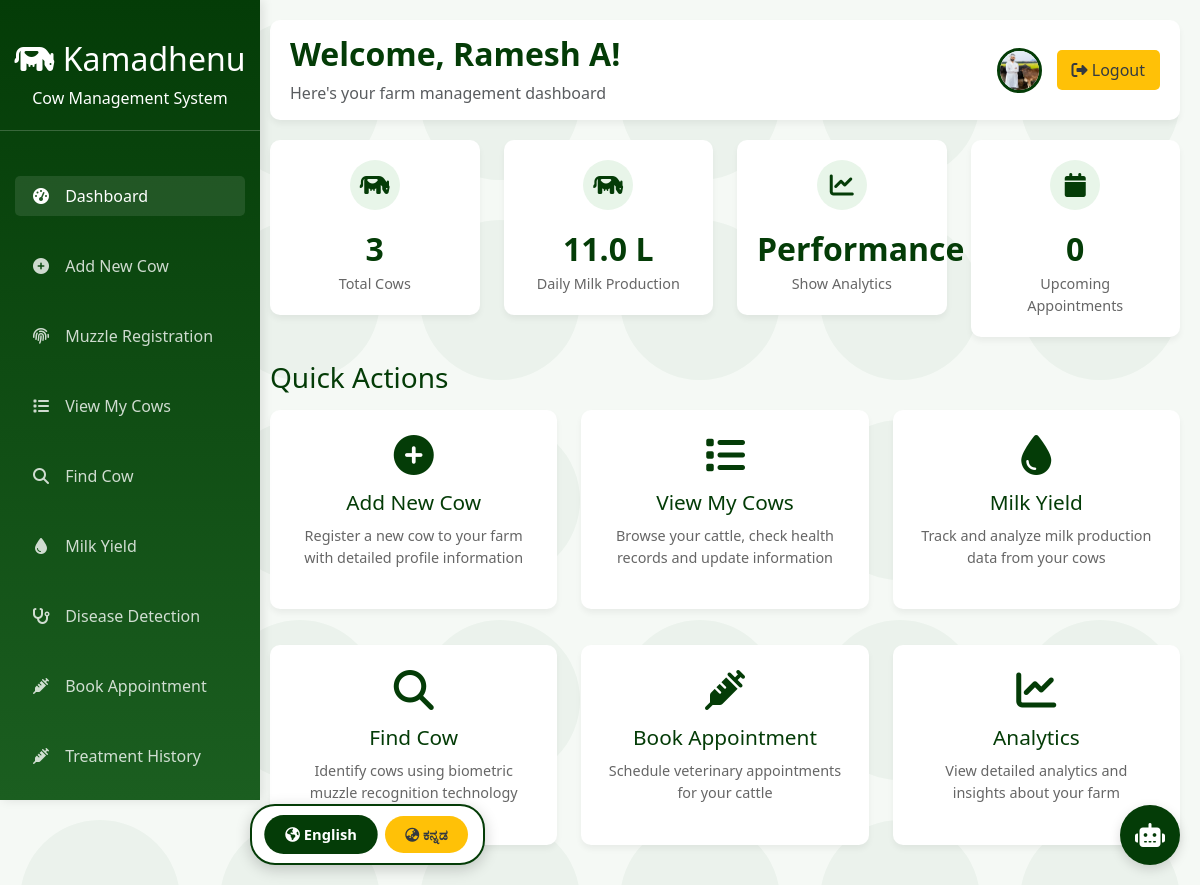
Screenshot of /dashboard (signed in) with the database file from the repository.
### tables this page shows
CREATE TABLE farmers (
            farmer_id INTEGER PRIMARY KEY AUTOINCREMENT,
            name TEXT NOT NULL,
            email TEXT UNIQUE NOT NULL,
            phone TEXT UNIQUE NOT NULL,
            state TEXT NOT NULL,
            city TEXT NOT NULL,
            address TEXT,
            password TEXT NOT NULL,
            photo TEXT, 
            created_at TIMESTAMP DEFAULT CURRENT_TIMESTAMP
        );

### app.py (the view)
@app.route("/dashboard")
def dashboard():
    lang = request.args.get('lang', 'en')
    if "farmer_id" not in session:
        return redirect(url_for("login"))
    conn = get_db()
    cursor = conn.cursor()
    cursor.execute("SELECT * FROM farmers WHERE farmer_id=?", (session["farmer_id"],))
    farmer = cursor.fetchone()
    cursor.execute("SELECT COUNT(*) as total FROM cows WHERE farmer_id=?", (session["farmer_id"],))
    total_cows = cursor.fetchone()["total"]
    cursor.execute("SELECT SUM(milk_yield) as total_milk FROM cows WHERE farmer_id=?", (session["farmer_id"],))
    total_milk = cursor.fetchone()["total_milk"] or 0
    cursor.execute("""SELECT COUNT(*) as appointments
                      FROM appointments
                      WHERE farmer_id=? AND date >= DATE('now')
                      AND status != 'completed'""",
                   (session["farmer_id"],))
    upcoming_appointments = cursor.fetchone()["appointments"]
    conn.close()
    return render_template(
        "dashboard.html",
        farmer_name=session["farmer_name"],
        farmer_id=session["farmer_id"],
        farmer_email=farmer["email"],
        farmer_phone=farmer["phone"],
        farmer_state=farmer["state"],
        farmer_city=farmer["city"],
        farmer_address=farmer["address"],
        farmer_photo=farmer["photo"],
        farmer_created_at=farmer["created_at"][:10],  # Just the date part
        total_cows=total_cows,
        total_milk=total_milk,
        upcoming_appointments=upcoming_appointments
    )

### app.py (called while the page is built)
def get_db():
    conn = sqlite3.connect(DB_NAME)
    conn.row_factory = sqlite3.Row
    return conn

@app.context_processor
def inject_lang():
    return {'current_lang': session.get('language', 'en')}

### templates/dashboard.html (shortened to what this page needs)
<!DOCTYPE html>
<html lang="en">
<head>
  <link href="https://cdn.jsdelivr.net/npm/bootstrap@5.3.0/dist/css/bootstrap.min.css" rel="stylesheet">
  <link rel="stylesheet" href="https://cdnjs.cloudflare.com/ajax/libs/font-awesome/6.4.0/css/all.min.css">
</head>
<body class="cow-background">
  <div class="dashboard-container">
    <div class="sidebar" id="sidebar">
      <div class="logo">
        <h2><i class="fas fa-cow"></i> Kamadhenu</h2>
        <p class="mb-0">Cow Management System</p>
      </div>
      <ul class="nav flex-column">
        <li class="nav-item">
          <a class="nav-link active" href="/dashboard">
            <i class="fas fa-tachometer-alt"></i> Dashboard
          </a>
        </li>
        <li class="nav-item">
          <a class="nav-link" href="/add_cow">
            <i class="fas fa-plus-circle"></i> Add New Cow
          </a>
        </li>
           <li class="nav-item">
    <a class="nav-link" href="/web_muzzle_registration">
        <i class="fas fa-fingerprint"></i> Muzzle Registration
    </a>
</li>
        <li class="nav-item">
          <a class="nav-link" href="/cows">
            <i class="fas fa-list"></i> View My Cows
          </a>
        </li>
        <li class="nav-item">
          <a class="nav-link" href="/find_cow">
            <i class="fas fa-search"></i> Find Cow
          </a>
        </li>
        <li class="nav-item">
          <a class="nav-link" href="/milk_yield">
            <i class="fas fa-tint"></i> Milk Yield
          </a>
        </li>
       <li class="nav-item">
          <a class="nav-link" href="/disease_prediction">
              <i class="fas fa-stethoscope"></i> Disease Detection
          </a>
      </li>
        <li class="nav-item">
          <a class="nav-link" href="/book_appointment">
            <i class="fas fa-syringe"></i> Book Appointment
          </a>
        </li>
          <li class="nav-item">
          <a class="nav-link" href="{{ url_for('farmer_treatments') }}">
            <i class="fas fa-syringe"></i> Treatment History
          </a>
        </li>
      </ul>
    </div>
    <div class="main-content" id="mainContent">
      <div class="header">
        <div>
          <h2 class="welcome-text">Welcome, {{ farmer_name }}!</h2>
          <p class="mb-0 text-muted">Here's your farm management dashboard</p>
        </div>
        <div class="profile-section">
          {% if farmer_photo %}
          <img src="{{ url_for('static', filename='uploads/farmers/' + farmer_photo) }}"
               alt="Profile"
               class="profile-icon"
               data-bs-toggle="modal"
               data-bs-target="#profileModal">
          {% else %}
          <div class="profile-placeholder"
               data-bs-toggle="modal"
               data-bs-target="#profileModal">
            {{ farmer_name[0]|upper }}
          </div>
          {% endif %}
          <a href="{{ url_for('farmer_logout') }}" class="btn logout-btn">
            <i class="fas fa-sign-out-alt"></i> Logout
          </a>
        </div>
      </div>
      <div class="row">
        <div class="col-md-3">
          <div class="stats-card">
            <div class="cow-icon">
              <i class="fas fa-cow"></i>
            </div>
            <div class="stats-number">{{ total_cows }}</div>
            <div class="stats-label">Total Cows</div>
          </div>
        </div>
        <div class="col-md-3">
          <div class="stats-card">
            <div class="cow-icon">
              <i class="fas fa-cow"></i>
            </div>
            <div class="stats-number">{{ total_milk }} L</div>
            <div class="stats-label">Daily Milk Production</div>
          </div>
        </div>
        <div class="col-md-3">
          <div class="stats-card">
            <div class="cow-icon">
              <i class="fas fa-chart-line"></i>
            </div>
            <div class="stats-number">Performance</div>
            <div class="stats-label">Show Analytics</div>
          </div>
        </div>
        <div class="col-md-3">
          <div class="stats-card">
            <div class="cow-icon">
              <i class="fas fa-calendar"></i>
            </div>
            <div class="stats-number">{{ upcoming_appointments or 0 }}</div>
            <div class="stats-label">Upcoming Appointments</div>
          </div>
        </div>
      </div>
      <h3 class="mt-4 mb-3" style="color: var(--primary);">Quick Actions</h3>
      <div class="row">
        <div class="col-md-4">
          <div class="card">
            <a href="/add_cow" class="card-action">
              <i class="fas fa-plus-circle"></i>
              <h3>Add New Cow</h3>
              <p>Register a new cow to your farm with detailed profile information</p>
            </a>
          </div>
        </div>
        <div class="col-md-4">
          <div class="card">
            <a href="/cows" class="card-action">
              <i class="fas fa-list"></i>
              <h3>View My Cows</h3>
              <p>Browse your cattle, check health records and update information</p>
            </a>
          </div>
        </div>
        <div class="col-md-4">
          <div class="card">
            <a href="/milk_yield" class="card-action">
              <i class="fas fa-tint"></i>
              <h3>Milk Yield</h3>
              <p>Track and analyze milk production data from your cows</p>
            </a>
          </div>
        </div>
      </div>
      <div class="row mt-3">
        <div class="col-md-4">
          <div class="card">
            <a href="/find_cow" class="card-action">
              <i class="fas fa-search"></i>
              <h3>Find Cow</h3>
              <p>Identify cows using biometric muzzle recognition technology</p>
            </a>
          </div>
        </div>
        <div class="col-md-4">
          <div class="card">
            <a href="/book_appointment" class="card-action">
              <i class="fas fa-syringe"></i>
              <h3>Book Appointment</h3>
              <p>Schedule veterinary appointments for your cattle</p>
            </a>
          </div>
        </div>
        <div class="col-md-4">
          <div class="card">
            <a href="{{ url_for('analytics') }}" class="card-action">
              <i class="fas fa-chart-line"></i>
              <h3>Analytics</h3>
              <p>View detailed analytics and insights about your farm</p>
            </a>
          </div>
        </div>
      </div>
    </div>
    <div id="chatbot-icon">
      <i class="fas fa-robot"></i>
    </div>
  </div>
<div class="language-selector">
    <button class="lang-btn english active" onclick="setLanguage('en')">
        <i class="fas fa-globe-americas"></i> English
    </button>
    <button class="lang-btn kannada" onclick="setLanguage('kn')">
        <i class="fas fa-globe-asia"></i> ಕನ್ನಡ
    </button>
</div>
</body>
</html>

### templates/dashboard.html (style rules this page uses)
:root { --primary: #043c07; --secondary: #ffc107; --light: #f8f9fa; --dark: #343a40; --light-green: #e8f5e9; }
body { background-color: #f5f9f5; font-family: 'Segoe UI', Tahoma, Geneva, Verdana, sans-serif; overflow-x: hidden; }
.dashboard-container { width: 100%; margin: 0; }
.sidebar { background: linear-gradient(to bottom, var(--primary), #1b5e20); color: white; height: 100vh; position: fixed; width: 260px; padding-top: 20px; box-shadow: 3px 0 10px rgba(0,0,0,0.1); overflow-y: auto; z-index: 1000; transition: all 0.3s ease; }
.main-content { margin-left: 250px; padding: 20px; transition: all 0.3s ease; }
body { top: 0px !important; position: static !important; transform: none !important; }
.language-selector { position: fixed; bottom: 20px; left: 250px; z-index: 10000; background: white; padding: 10px 15px; border-radius: 25px; box-shadow: 0 4px 15px rgba(0,0,0,0.2); display: flex; gap: 10px; border: 2px solid var(--primary); }
.lang-btn { padding: 8px 20px; border: none; border-radius: 20px; cursor: pointer; font-weight: bold; font-size: 14px; transition: all 0.3s ease; }
.lang-btn.english { background: var(--primary); color: white; }
.lang-btn.kannada { background: #ffc107; color: var(--dark); }
.lang-btn.active { transform: scale(1.05); box-shadow: 0 0 0 2px white, 0 0 0 4px currentColor; }
.header { background-color: white; padding: 15px 20px; border-radius: 10px; box-shadow: 0 4px 6px rgba(0,0,0,0.05); margin-bottom: 20px; display: flex; justify-content: space-between; align-items: center; }
.welcome-text { color: var(--primary); font-weight: 600; }
.card { border: none; border-radius: 10px; box-shadow: 0 4px 6px rgba(0,0,0,0.05); transition: transform 0.3s; margin-bottom: 20px; }
.card-action { display: block; padding: 25px; text-decoration: none; color: var(--dark); text-align: center; }
.card-action i { font-size: 2.5rem; margin-bottom: 15px; color: var(--primary); }
.card-action h3 { font-size: 1.3rem; margin-bottom: 10px; color: var(--primary); }
.card-action p { color: #666; font-size: 0.9rem; }
.stats-card { background: white; padding: 20px; border-radius: 10px; box-shadow: 0 4px 6px rgba(0,0,0,0.05); text-align: center; }
.stats-number { font-size: 2rem; font-weight: bold; color: var(--primary); }
.stats-label { color: #666; font-size: 0.9rem; }
.cow-icon { background-color: var(--light-green); width: 50px; height: 50px; border-radius: 50%; display: flex; align-items: center; justify-content: center; margin: 0 auto 15px; }
.cow-icon i { color: var(--primary); font-size: 1.5rem; }
.logo { text-align: center; padding: 20px 0; border-bottom: 1px solid rgba(255,255,255,0.2); margin-bottom: 30px; }
.nav-item { margin: 10px 0; }
.nav-link { color: rgba(255,255,255,0.8); padding: 8px 16px; border-radius: 5px; margin: 5px 15px; transition: all 0.3s; }
.nav-link:hover, .nav-link.active { background-color: rgba(255,255,255,0.1); color: white; }
.nav-link i { margin-right: 10px; width: 20px; text-align: center; }
.logout-btn { background-color: var(--secondary); color: var(--dark); border: none; padding: 8px 15px; border-radius: 5px; font-weight: 500; transition: all 0.3s; }
.cow-background { background-repeat: repeat; background-size: 200px; }
.profile-section { display: flex; align-items: center; gap: 15px; }
.profile-icon { width: 45px; height: 45px; border-radius: 50%; cursor: pointer; border: 3px solid var(--primary); transition: all 0.3s ease; object-fit: cover; }
#chatbot-icon { position: fixed; bottom: 20px; right: 20px; width: 60px; height: 60px; background: var(--primary); border-radius: 50%; display: flex; align-items: center; justify-content: center; box-shadow: 0 4px 12px rgba(0,0,0,0.15); cursor: pointer; z-index: 1000; }
#chatbot-icon i { color: white; font-size: 24px; }
body { top: 0px !important; position: static !important; }

### rows the page displays
farmers: name "Ramesh A", photo (picture)

### other values shown
{{ total_cows }} "3"
{{ total_milk }} "11.0"
{{ upcoming_appointments or 0 }} "0"
